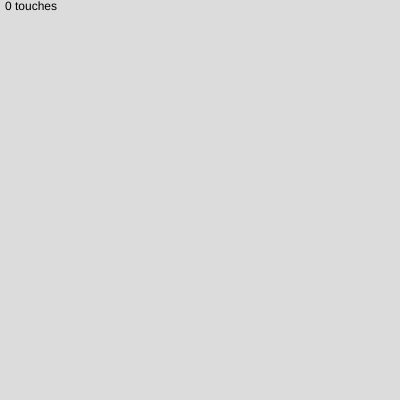
Frame 1 (no input)
Frame 60 (no input): identical to frame 1, image omitted
Frame 120 (the mouse pressed at the canvas centre since frame 60): identical to frame 1, image omitted

The p5.js sketch that drew this single still picture (run headless with seeded random() and noise() and a simulated clock; from frame 60 on, the mouse is pressed at the canvas centre):

// p5.js sketch
// ── sketch.js
var touches;


function setup() 
{
  createCanvas(400, 400);
}

function draw() 
{
  background(220);
  
  let display = touches.length + ' touches';
  text(display, 5, 10);
  
}
